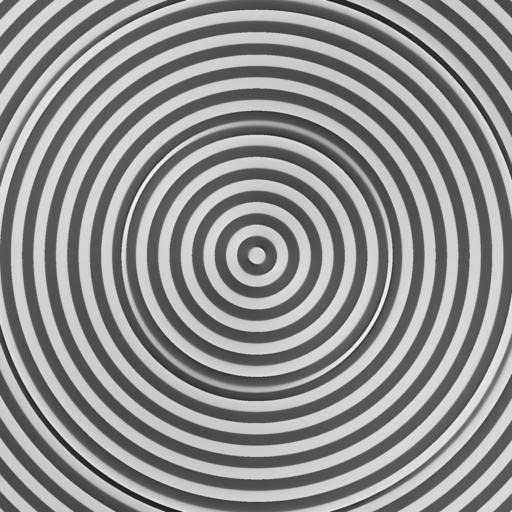
%> input picture Code 1 - Calculate AO Bessel Phase Mask/SampleData/AO_Bessel_Focal.bmp, 512 x 512 px
$ octave AO_Bessel.m   (GNU Octave 9; MATLAB toolbox functions it lacks are replaced by stand-ins)
%> lines starting %> are read from the running program, lines starting %| are printed output that depends on the picture; in (x1, y1, x2, y2) boxes, pixels count from 0 and x2, y2 are one past the last pixel; in counts of white or black regions, pixels touching at a corner belong together; the program's own positions count from 1
### Code 1 - Calculate AO Bessel Phase Mask/Functions/Fourier_CircularLens.m
% Fourier transfrom for an ideal lens. Input field is placed at the back
% focal plane and the output field is at the focal plane.
function field_output=Fourier_CircularLens(field_input,wavelength,r_input,f,r_output)
%> called with wavelength = 0.94, f = 200
% f-mm, r_input, output in um
f=f*1000; % f in um
p=length(r_output);
field_output=zeros(size(r_output));
for ii=1:p
    a=field_input.*besselj(0,2*pi*r_input*r_output(ii)/wavelength/f)*2*pi.*r_input;
    field_output(ii)=trapz(r_input,a);
end
end

### Code 1 - Calculate AO Bessel Phase Mask/Functions/vline.m
function hhh=vline(x,in1,in2)
%> called with x = [-600 -507.5 600 507.5]
% function h=vline(x, linetype, label)
%
% Draws a vertical line on the current axes at the location specified by 'x'.  Optional arguments are
% 'linetype' (default is 'r:') and 'label', which applies a text label to the graph near the line.  The
% label appears in the same color as the line.
%
% The line is held on the current axes, and after plotting the line, the function returns the axes to
% its prior hold state.
%
% The HandleVisibility property of the line object is set to "off", so not only does it not appear on
% legends, but it is not findable by using findobj.  Specifying an output argument causes the function to
% return a handle to the line, so it can be manipulated or deleted.  Also, the HandleVisibility can be
% overridden by setting the root's ShowHiddenHandles property to on.
%
% h = vline(42,'g','The Answer')
%
% returns a handle to a green vertical line on the current axes at x=42, and creates a text object on
% the current axes, close to the line, which reads "The Answer".
%
% vline also supports vector inputs to draw multiple lines at once.  For example,
%
% vline([4 8 12],{'g','r','b'},{'l1','lab2','LABELC'})
%
% draws three lines with the appropriate labels and colors.
%
% By Brandon Kuczenski for Kensington Labs.
% brandon_kuczenski@kensingtonlabs.com
% 8 November 2001

if length(x)>1  % vector input
    for I=1:length(x)
        switch nargin
        case 1
            linetype='r:';
            label='';
        case 2
            if ~iscell(in1)
                in1={in1};
            end
            if I>length(in1)
                linetype=in1{end};
            else
                linetype=in1{I};
            end
            label='';
        case 3
            if ~iscell(in1)
                in1={in1};
            end
            if ~iscell(in2)
                in2={in2};
            end
            if I>length(in1)
                linetype=in1{end};
            else
                linetype=in1{I};
            end
            if I>length(in2)
                label=in2{end};
            else
                label=in2{I};
            end
        end
        h(I)=vline(x(I),linetype,label);
    end
else
    switch nargin
    case 1
        linetype='r:';
        label='';
    case 2
        linetype=in1;
        label='';
    case 3
        linetype=in1;
        label=in2;
    end


    g=ishold(gca);
    hold on

    y=get(gca,'ylim');
    h=plot([x x],y,linetype,'LineWidth',2);
    if length(label)
        xx=get(gca,'xlim');
        xrange=xx(2)-xx(1);
        xunit=(x-xx(1))/xrange;
        if xunit<0.8
            text(x+0.01*xrange,y(1)+0.1*(y(2)-y(1)),label,'color',get(h,'color'))
        else
            text(x-.05*xrange,y(1)+0.1*(y(2)-y(1)),label,'color',get(h,'color'))
        end
    end

    if g==0
    hold off
    end
    set(h,'tag','vline','handlevisibility','off')
end % else

if nargout
    hhh=h;
end

### Code 1 - Calculate AO Bessel Phase Mask/Functions/AnnularGratingOnSLMGenerator.m
function phasePattern=AnnularGratingOnSLMGenerator(S,pixelNumberX,pixelNumberY)
% patternOnSLMGenerator is to generate binary pattern used for SLM;
% S is the period of binary pattern on SLM;
% pixelNumberX is the dimension of SLM on x axis;
% pixelNumberY is the dimension of SLM on y axis;
%
%---------example------------------
% S=22.4;
% pixelNumberX=512;
% pixelNumberY=512;
% phasePattern=patternOnSLMGenerator(S,pixelNumberX,pixelNumberY);

if nargin==0
    S=22.5;
    pixelNumberX=512;
    pixelNumberY=512;
end
m=1:pixelNumberY;
n=1:pixelNumberX;
[nn,mm]=meshgrid(n,m);
yy=1*(mm-round(pixelNumberY/2));
xx=1*(nn-round(pixelNumberX/2));
rr=yy.^2+xx.^2;rr=sqrt(rr);
beta=1*pi/4;
phasePattern_tmp=cos(2*pi*rr/S-beta)+eps;
phasePattern=zeros(pixelNumberY,pixelNumberX);
phasePattern(phasePattern_tmp<0)=0;
phasePattern(phasePattern_tmp>0)=1;
phasePattern=uint8(phasePattern*256/2);
end

### Code 1 - Calculate AO Bessel Phase Mask/Functions/Calc_Square_Field_FFT_ZeroPadding.m
function [x_Fieldout,y_Fieldout,FieldOut]=Calc_Square_Field_FFT_ZeroPadding(FieldIn,x_FieldIn,y_FieldIn,f1,lambda,FFT2D_padding)
%lambda, mm;
%f1, mm;
nVector=(1:1:FFT2D_padding)-ceil(FFT2D_padding/2);
ImgCal_temp=zeros(FFT2D_padding,FFT2D_padding);
ImgCal_temp((end-length(x_FieldIn))/2+1:(end+length(x_FieldIn))/2,(end-length(y_FieldIn))/2+1:(end+length(y_FieldIn))/2)=FieldIn;
step_x=mean(diff(x_FieldIn));
step_y=mean(diff(y_FieldIn));

x_Fieldout=(lambda*1e3*f1*1e3)/(FFT2D_padding*step_x).*nVector;%um fx=(lambda*f)/(N.deltax)*n
y_Fieldout=(lambda*1e3*f1*1e3)/(FFT2D_padding*step_y).*nVector;%um
% x_Fieldout(floor(end/2)+1)=[];
% y_Fieldout(floor(end/2)+1)=[];
FieldOut=fftshift(fft2(fftshift(ImgCal_temp)));
end

### Code 1 - Calculate AO Bessel Phase Mask/Functions/Creat3DPSF.m
function PSF_Cross=Creat3DPSF(r,Rvalue)

[Mx,My] = meshgrid(r,r);
Mro = sqrt(Mx.^2+My.^2) ;
PSF_Cross = interp1(r, Rvalue, Mro,'spline',nan);

%% Test
% imagesc(PSF_Cross);
% colormap(jet);


end

### Code 1 - Calculate AO Bessel Phase Mask/Functions/Generate2DAnnularApodizingMask.m
function [xMask,yMask,MaskOut,MaskOut_Profile]=Generate2DAnnularApodizingMask(R_Mask,Mask_innerDiameter,Mask_outerDiameter)
% R_Mask,um, [0:step:end] the radical coordinates, e.g., R_Mask=x_MaskAO(end/2:end);
% Mask_innerDiameter,mm
% Mask_outerDiameter, mm
% xMask, um
% yMask, um
% MaskOut, double 1 or 0;
% MaskOut_Profile, Cross sectional profile MaskOut_Profile


step_Mask=mean(diff(R_Mask));
f_Mask=zeros(length(R_Mask),1);
f_Mask(round(Mask_innerDiameter*1e3/step_Mask/2):round(Mask_outerDiameter*1e3/step_Mask/2))=1;

Mask2D_Mask=Creat3DPSF(R_Mask,f_Mask);%phase in unit pi
Mask2D_Mask(isnan(Mask2D_Mask))=0;
Mask2D_MaskAO_Amp=[rot90(Mask2D_Mask,2)  rot90(Mask2D_Mask,1); rot90(Mask2D_Mask,3),Mask2D_Mask];
Mask2D_MaskAO_Amp(:,end/2)=[];
Mask2D_MaskAO_Amp(end/2,:)=[];

xMask=[-fliplr(R_Mask),R_Mask(1:end)];
yMask=[-fliplr(R_Mask),R_Mask(1:end)];
MaskOut=Mask2D_MaskAO_Amp;
MaskOut_Profile=f_Mask;
end

### Code 1 - Calculate AO Bessel Phase Mask/SampleData/AO_Bessel.m
%% AO-Bessel.m
% The AO-Bessel.m was designed to generate an aberration-corrected Bessel phase mask for
% high-efficency Bessel AO correction at the objective focal plane.
%%
clear all;
folder = fileparts(which(mfilename));
addpath(genpath(folder));
%% System parameters:
global SLM;
SLM.pixelNumber=512;
SLM.pitch=15;
SLM.dimention=SLM.pitch*SLM.pixelNumber;

global lambda;
lambda=940e-6;
global Magnification_SLM2toMask;
Magnification_SLM2toMask=1/(150/30*350/750);
global f1;
f1=200;
global beamD_SLM1;
beamD_SLM1=2;

%% Mask
global Mask;
Mask.innerDiameter =1.015;
Mask.outerDiameter=1.2;
global S;
S=22.5;
PhasePattern_SLM1=double(AnnularGratingOnSLMGenerator(S,SLM.pixelNumber,SLM.pixelNumber))./256*2*pi;%rad
step_SLM1=8;

R_SLM1=0:step_SLM1:SLM.dimention/2;
Amplitude_SLM1=1*exp(-R_SLM1.^2/(beamD_SLM1*1000/2)^2);
Phase_SLM1=interp1(SLM.pitch*(0:1:SLM.pixelNumber/2),PhasePattern_SLM1(SLM.pixelNumber/2, SLM.pixelNumber/2:end),R_SLM1);%rad
Field_SML1_0=Amplitude_SLM1.*exp(1i*Phase_SLM1);

step_Mask=3;
D_mask=4;
R_Mask=0:step_Mask:D_mask*1000/2;
Field_Mask_0=Fourier_CircularLens(Field_SML1_0,lambda*1e3,R_SLM1,f1,R_Mask);

Field_Mask2D_Amp=Creat3DPSF(R_Mask,abs(Field_Mask_0));

Field_Mask2D_Phase=Creat3DPSF(R_Mask,angle(Field_Mask_0));
Field_MaskSection_Amp=[rot90(Field_Mask2D_Amp,2)  rot90(Field_Mask2D_Amp,1); rot90(Field_Mask2D_Amp,3),Field_Mask2D_Amp];
Field_MaskSection_Amp(:,end/2)=[];
Field_MaskSection_Amp(end/2,:)=[];

Field_MaskSection_Phase=[rot90(Field_Mask2D_Phase,2)  rot90(Field_Mask2D_Phase,1); rot90(Field_Mask2D_Phase,3),Field_Mask2D_Phase];
Field_MaskSection_Phase(:,end/2)=[];
Field_MaskSection_Phase(end/2,:)=[];


x_RingMask=[-flip(R_Mask,2),R_Mask(2:end)];
y_RingMask=[-flip(R_Mask,2),R_Mask(2:end)];

Amplitude_RingMask=Field_MaskSection_Amp;
Phase_temp=Creat3DPSF(R_Mask,angle(Field_Mask_0));
Phase_RingMask=[rot90(Phase_temp,2)  rot90(Phase_temp,1); rot90(Phase_temp,3),Phase_temp];
Phase_RingMask(:,end/2)=[];
Phase_RingMask(end/2,:)=[];
Field_RingMask=Amplitude_RingMask.*exp(1i.*Phase_RingMask);
Field_RingMask(isnan(Field_RingMask))=0;

titleSize=12;
fig12=figure(1);
ax1=subplot(2,2,1);
imagesc(x_RingMask,y_RingMask,Field_MaskSection_Amp);
h_title=title('Ideal-Bessel Amplitude at Mask');h_title.FontSize=titleSize;
xlabel('x (um)');
ylabel('y (um)');
colormap(ax1,jet)
colorbar;

ax2=subplot(2,2,2);
imagesc(x_RingMask,y_RingMask,Field_MaskSection_Phase);
h_title=title('Ideal-Bessel Phase at Mask');h_title.FontSize=titleSize;
xlabel('x (um)');
ylabel('y (um)');
colormap(ax1,jet)
h1 = colorbar;
set(get(h1,'title'),'string','Phase (rad)');

ax3=subplot(2,2,3);
plot(x_RingMask,Field_MaskSection_Amp(ceil(end/2),:),'k','linewidth',1.5);
h_title=title('Ideal-Bessel Amplitude Profile');h_title.FontSize=titleSize;
xlabel('x (um)');
ylabel('Amplitude (a.u.)');
vline([-Mask.outerDiameter*1e3/2,-Mask.innerDiameter*1e3/2,Mask.outerDiameter*1e3/2,Mask.innerDiameter*1e3/2]);


ax4=subplot(2,2,4);
plot(x_RingMask,Field_MaskSection_Phase(ceil(end/2),:),'k','linewidth',2);
h_title=title('Ideal-Bessel Phase Profile');h_title.FontSize=titleSize;
xlabel('x (um)');
ylabel('Optical field phasee (rad)');
vline([-Mask.outerDiameter*1e3/2,-Mask.innerDiameter*1e3/2,Mask.outerDiameter*1e3/2,Mask.innerDiameter*1e3/2]);
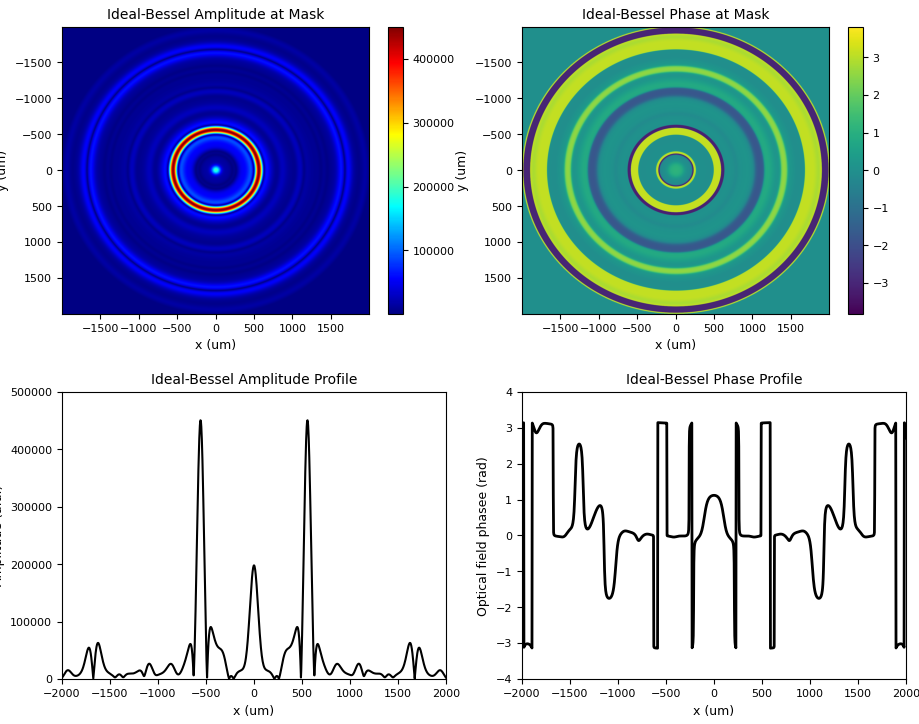
%> figure redrawn from the program's plot data, 4 panels


%% Load AO pattern
[AOfile,AOFilePath] = uigetfile('*.tif');
%> the answer given: AO_Bessel_Focal.bmp
AOPhase=imread([AOFilePath AOfile],'tif');
%> AOPhase is the input picture: size 512x512 uint8; min 26, max 239, mean 143.5
AOPhase=double(AOPhase/255*2*pi);
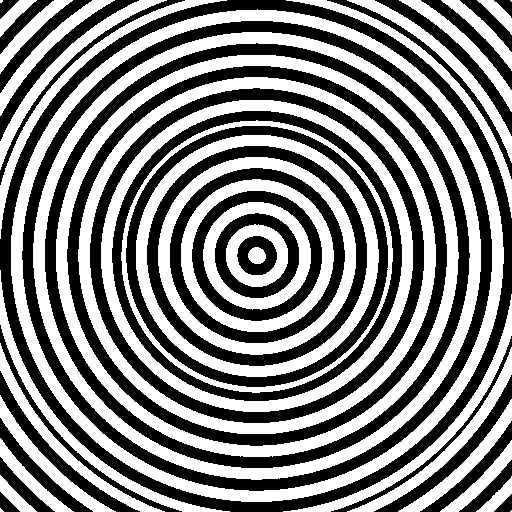
%> AOPhase: size 512x512 double; values 0 (black) and 6 (white), 50.9% white; 32 black regions, largest, box (x1, y1, x2, y2) and area: (0, 0, 512, 512) 16836, (22, 21, 492, 491) 15794, (45, 43, 470, 468) 14270
[AOImSizeX,AOImSizeY]=size(AOPhase);
%> AOImSizeX = 512; AOImSizeY = 512

AOPhaseMap=zeros(512,512);
AOPhaseMap(512/2-AOImSizeX/2+1:512/2+AOImSizeX/2,512/2-AOImSizeY/2+1:512/2+AOImSizeY/2)=AOPhase;
AOPhaseMap=imresize(AOPhaseMap,[512 512],'bilinear');

R_SLM2=3;
x_SLM2=(0:R_SLM2:SLM.dimention)-SLM.dimention/2;
y_SLM2=(0:R_SLM2:SLM.dimention)-SLM.dimention/2;

AOPhaseMap2=imresize(AOPhaseMap,[length(x_SLM2) length(y_SLM2)],'cubic');
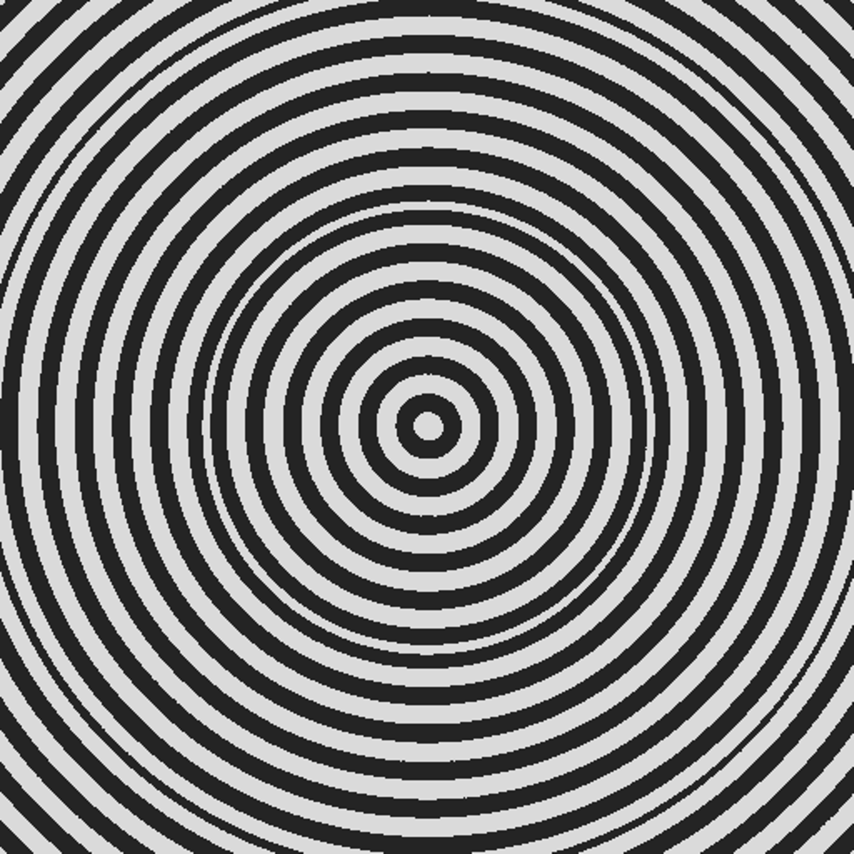
%> AOPhaseMap2: size 2561x2561 double (shown at 1/3 size); min -1.21, max 7.2, mean 3.06; drawn with min black and max white
Amplitude_SLM2=ones([length(x_SLM2) length(y_SLM2)]);
Field_SLM2=Amplitude_SLM2.*exp(1i.*AOPhaseMap2);

ConjugateTimes=3;
if(mod(ConjugateTimes,2))
Field_MaskAO=rot90(Field_SLM2,2);
else
Field_MaskAO=Field_SLM2;
end

x_MaskAO=x_SLM2.*Magnification_SLM2toMask;%um
y_MaskAO=y_SLM2.*Magnification_SLM2toMask;%um

[xTepIn,yTepIn]= meshgrid(x_RingMask,y_RingMask);
[xTepOut,yTepOut]= meshgrid(x_MaskAO,y_MaskAO);
Field_RingMask_ReSampling=interp2(xTepIn,yTepIn,Field_RingMask,xTepOut,yTepOut);

R_MaskAO=x_MaskAO(end/2:end);
step_MaskAO=mean(diff(x_MaskAO));
[~,~,Mask2D_MaskAO_Amp,f_MaskAO]=Generate2DAnnularApodizingMask(R_MaskAO,Mask.innerDiameter,Mask.outerDiameter);

Amplitude_Masked_RingAO=Mask2D_MaskAO_Amp;
phase_Masked_RingAO=rot90(AOPhaseMap2,2).*Mask2D_MaskAO_Amp;
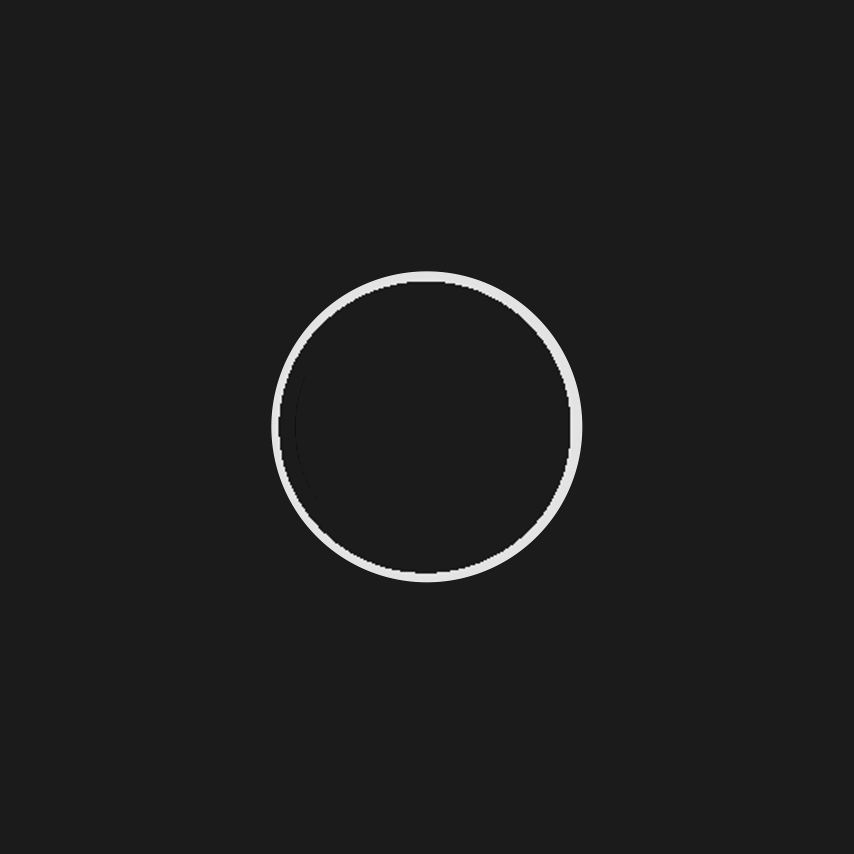
%> phase_Masked_RingAO: size 2561x2561 double (shown at 1/3 size); min -0.81, max 6.82, mean 0.0741; drawn with min black and max white
Field_Masked_RingAO=Amplitude_Masked_RingAO.*exp(1i.*phase_Masked_RingAO);

FFT2D_padding=8192*4;
[x_SLM1Back,y_SLM1Back,Field_SLM1Back_tem]=Calc_Square_Field_FFT_ZeroPadding(Field_Masked_RingAO,x_MaskAO,y_MaskAO,f1,lambda,FFT2D_padding);
%> the run ends on the next line
